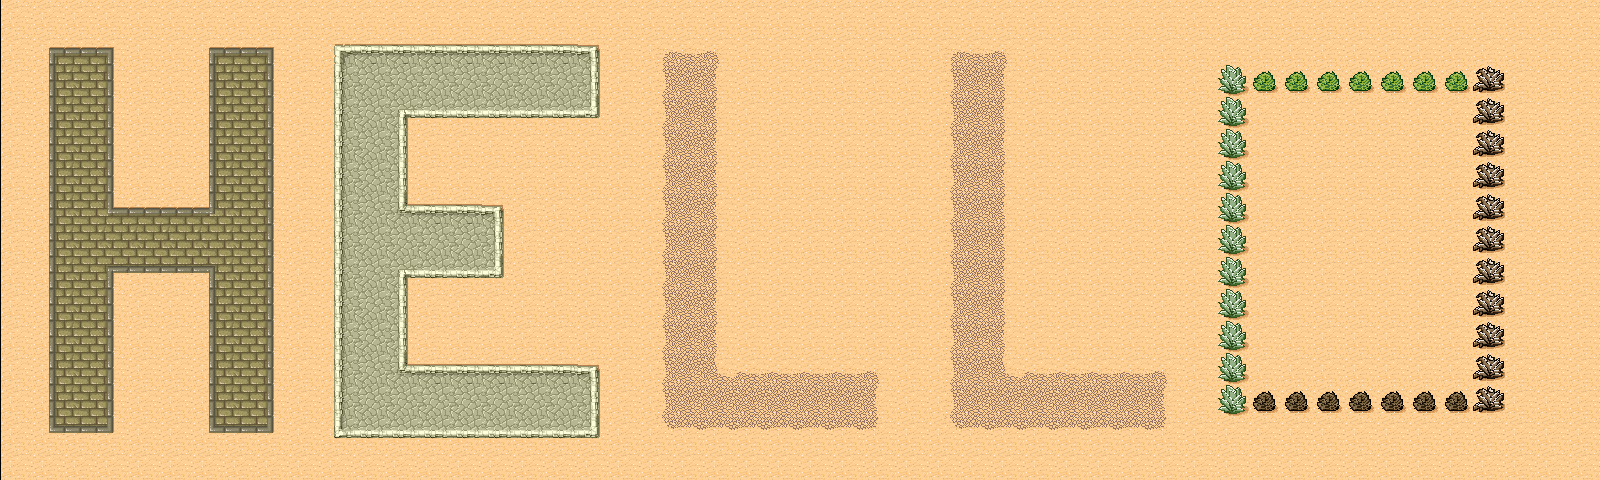

Below is a game level as drawn by its tile map, then a one-line description and the .tmx that defines it (tile-layer data replaced by summaries):
An orthogonal 50x15 tile map with 32x32 px tiles, 1 tile layer (Capa de Patrones 1).

<map version="1.0" tiledversion="1.1.5" orientation="orthogonal" renderorder="right-down" width="50" height="15" tilewidth="32" tileheight="32" infinite="0" nextobjectid="1">
 <tileset firstgid="1" source="tmw_desert_spacing.tsx" />
 <layer name="Capa de Patrones 1" width="50" height="15" offsetx="1" offsety="0">
  <data>[750 cells, 750 non-empty, 39 distinct tile ids]</data>
 </layer>
</map>
